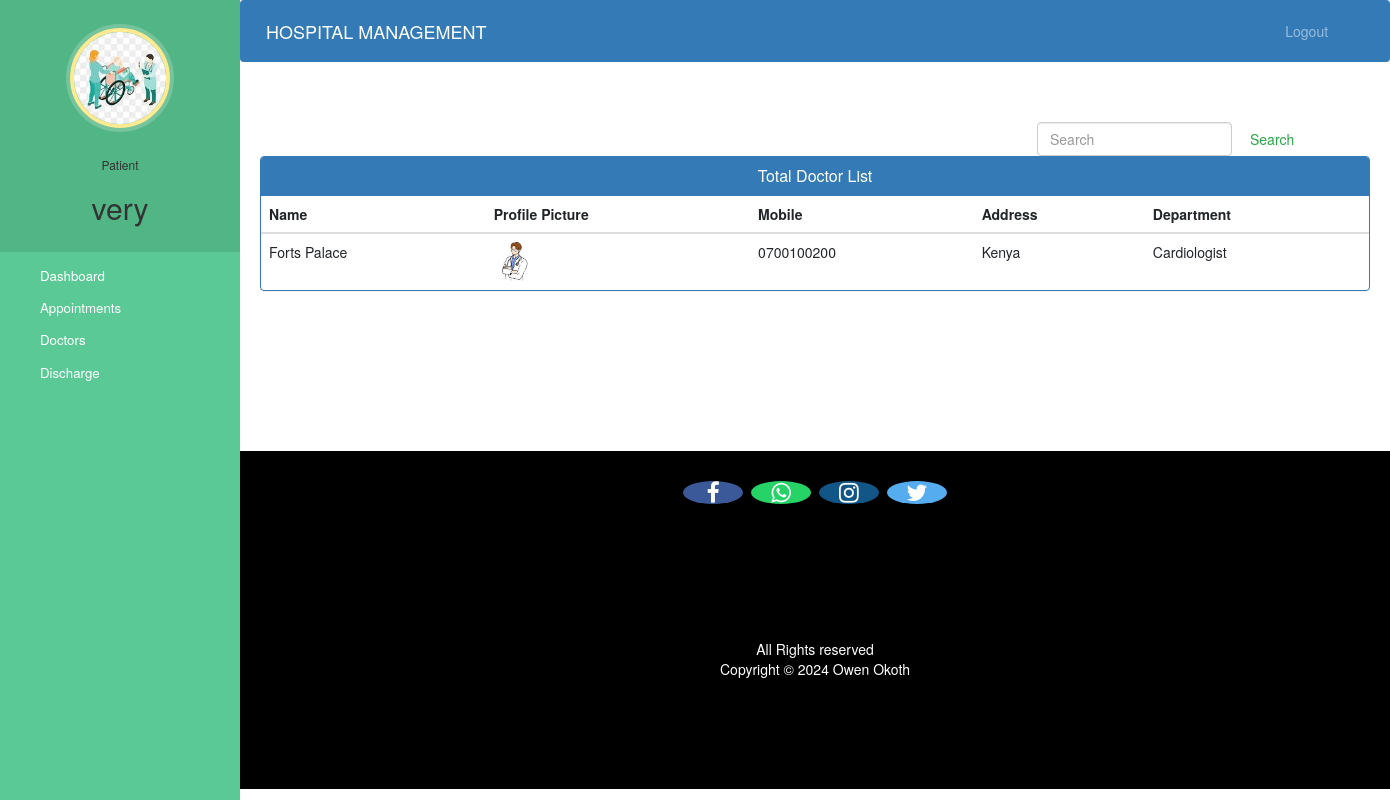
/patient-view-doctor (signed in), run on an earlier commit of the app's database.
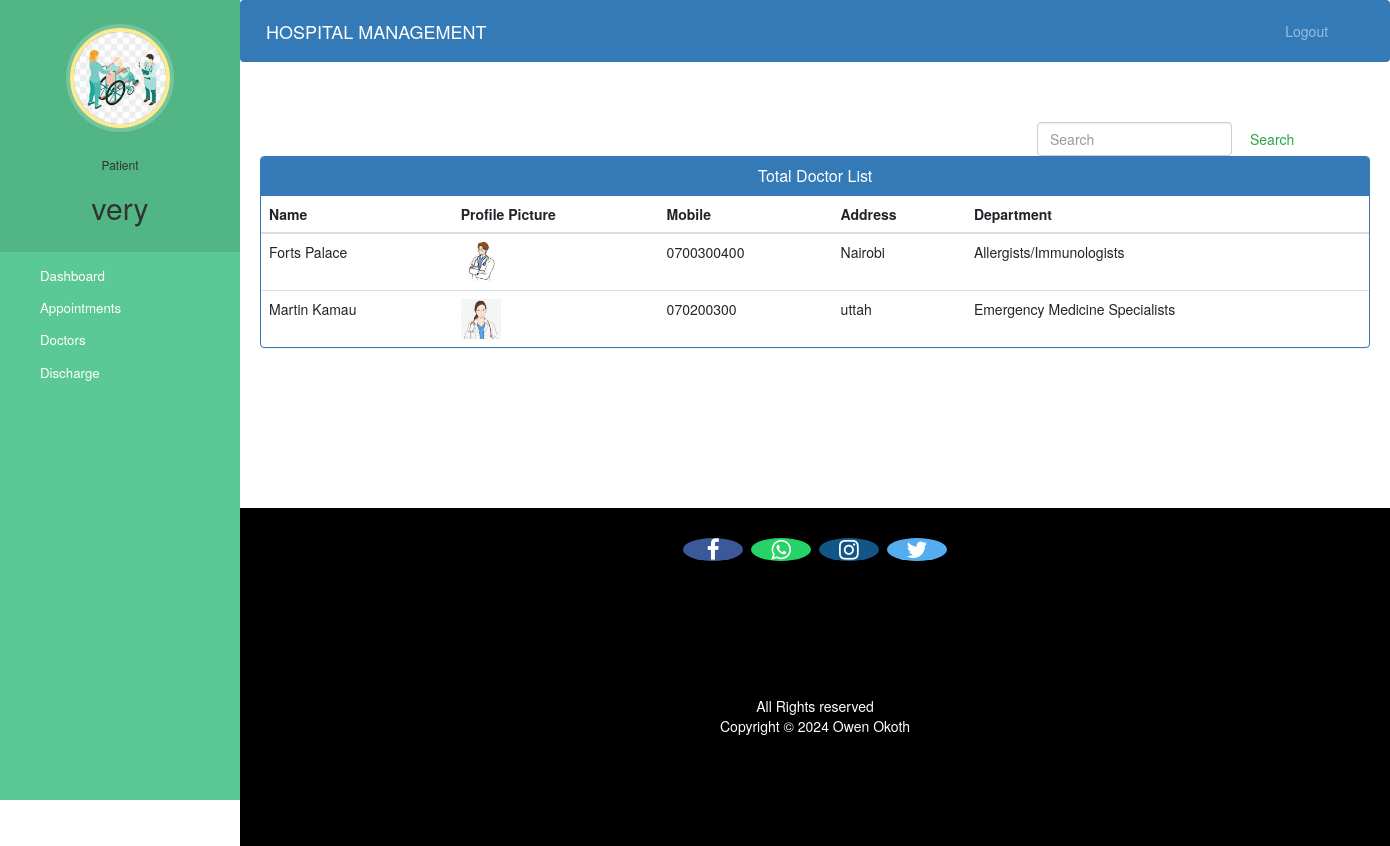
And on a later commit of the database.
### hospital/models.py (models this page shows, shortened)
class Patient(models.Model):
    user=models.OneToOneField(User,on_delete=models.CASCADE)
    profile_pic= models.ImageField(upload_to='profile_pic/PatientProfilePic/',null=True,blank=True)
    address = models.CharField(max_length=40)
    mobile = models.CharField(max_length=20,null=False)
    symptoms = models.CharField(max_length=100,null=False)
    assignedDoctorId = models.PositiveIntegerField(null=True)
    admitDate=models.DateField(auto_now=True)
    status=models.BooleanField(default=False)

class Doctor(models.Model):
    user=models.OneToOneField(User,on_delete=models.CASCADE)
    profile_pic= models.ImageField(upload_to='profile_pic/DoctorProfilePic/',null=True,blank=True)
    address = models.CharField(max_length=40)
    mobile = models.CharField(max_length=20,null=True)
    department= models.CharField(max_length=50,choices=departments,default='Cardiologist')
    status=models.BooleanField(default=False)
    @property
    def get_name(self):
        return self.user.first_name+" "+self.user.last_name

### hospital/views.py (the view)
# urls.py: path('patient-view-doctor', views.patient_view_doctor_view,name='patient-view-doctor'),
def patient_view_doctor_view(request):
    doctors=models.Doctor.objects.all().filter(status=True)
    patient=models.Patient.objects.get(user_id=request.user.id) #for profile picture of patient in sidebar
    return render(request,'hospital/patient_view_doctor.html',{'patient':patient,'doctors':doctors})

### templates/hospital/patient_view_doctor.html (shortened to what this page needs)
{% extends 'hospital/patient_base.html' %}
{% block content %}
{%load static%}
<head>
  <link href="//netdna.bootstrapcdn.com/bootstrap/3.0.0/css/bootstrap.min.css" rel="stylesheet" id="bootstrap-css">
</head>
<div class="container">
    <form  action="/searchdoctor" method="get" style="margin-left:70%;" class="form-inline my-2 my-lg-0">
      <input class="form-control mr-sm-2" type="search" placeholder="Search" name="query" id="query" aria-label="Search">
      <button class="btn btn-outline-success my-2 my-sm-0" type="submit">Search</button>
    </form>
  {% if doctors %}
  <div class="panel panel-primary">
    <div class="panel-heading">
      <h6 class="panel-title"> Total Doctor List</h6>
    </div>
    <table class="table table-hover" id="dev-table">
        <thead>
          <tr>
            <th>Name</th>
            <th>Profile Picture</th>
            <th>Mobile</th>
            <th>Address</th>
            <th>Department</th>
          </tr>
        </thead>
        {% for d in doctors %}
        <tr>
          <td> {{d.get_name}}</td>
          <td> <img src="{% static d.profile_pic.url %}" alt="Profile Pic" height="40px" width="40px" /></td>
          <td>{{d.mobile}}</td>
          <td>{{d.address}}</td>
          <td>{{d.department}}</td>
        </tr>
        {% endfor %}
      </table>
  </div>
  {%else%}
  <br><br><br>
  <h4 style="text-align: center;color: red;">No Doctor Found !!!</h4>
  {% endif %}
</div>
{% endblock content %}

### templates/hospital/patient_base.html (shortened to what this page needs)
<!DOCTYPE html>
{% load static %}
<html lang="en">
<head>
  <link rel="stylesheet" href="https://stackpath.bootstrapcdn.com/bootstrap/4.3.1/css/bootstrap.min.css">
  <link rel="stylesheet" href="https://maxcdn.bootstrapcdn.com/font-awesome/4.7.0/css/font-awesome.min.css">
</head>
<body>
  <nav class="menu" tabindex="0">
    <header class="avatar">
      <img src="{% static patient.profile_pic.url %}" alt="Profile Pic" />
      <br><br>
      <h6>Patient</h6>
      <h2>{{request.user.first_name}}</h2>
    </header>
    <ul>
      <li tabindex="0" class="icon-dashboard"> <a style="color:white; text-decoration:none;" href="/patient-dashboard"><span>Dashboard</span></a> </li>
      <li tabindex="0" class="icon-calendar"> <a style="color:white; text-decoration:none;" href="/patient-appointment"><span>Appointments</span></a></li>
      <li tabindex="0" class="icon-users"> <a style="color:white; text-decoration:none;" href="/patient-view-doctor"><span>Doctors</span></a></li>
      <li tabindex="0" class="icon-users"> <a style="color:white; text-decoration:none;" href="/patient-discharge"><span>Discharge</span></a></li>
    </ul>
  </nav>
  <main>
    <div class="bs-example">
      <nav class="navbar navbar-expand-md  navbar-dark fixed-top" style="background:#337AB7;">
        <a href="/patient-dashboard" class="navbar-brand">HOSPITAL MANAGEMENT</a>
        <div class="collapse navbar-collapse justify-content-between" id="navbarCollapse">
          <div class="navbar-nav" style=" margin-left: 90%;">
            <a href="/logout" class="nav-item nav-link">Logout</a>
          </div>
        </div>
      </nav>
    </div>
    <br><br>
    {% block content %}
    {% endblock content %}
    <br><br><br><br><br><br><br>
    <footer>
      <p>
        <a href="#" class="fa fa-facebook"></a>
        <a href="#" class="fa fa-whatsapp"></a>
        <a href="#" class="fa fa-instagram"></a>
        <a href="#" class="fa fa-twitter"></a>
      </p>
      <br>
      <div class="container">
        <div class="row">
          <div class="col-md-12 col-sm-12">
            <div style="color:#ffffff;" class="wow fadeInUp footer-copyright">
              <p>All Rights reserved <br>
                Copyright &copy; 2024 Owen Okoth </p>
            </div>
          </div>
        </div>
      </div>
    </footer>
  </main>
</body>
</html>

### templates/hospital/patient_base.html (style rules this page uses)
a:link { text-decoration: none; }
a { color: white; }
footer { padding: 0px 0px 0px 0px; background-color: black; margin: 0px; }
.fa { font-size: 23px; width: 60px; text-align: center; text-decoration: none; margin: 5px 2px; border-radius: 50%; }
.fa-facebook { background: #3B5998; color: white; margin-top: 30px; }
.fa-whatsapp { background: #25d366; color: white; }
.fa-twitter { background: #55ACEE; color: white; }
.fa-instagram { background: #125688; color: white; }
p { text-align: center; }
body { padding-left: 240px; }
main { position: relative; height: 100vh; }
.menu { background: #5bc995; height: 100vh; width: 240px; position: fixed; top: 0px; left: 0; z-index: 5; outline: none; }
.menu .avatar { background: rgba(0, 0, 0, 0.1); padding: 2em 0.5em; text-align: center; }
.menu .avatar img { width: 100px; border-radius: 50%; overflow: hidden; border: 4px solid #ffea92; box-shadow: 0 0 0 4px rgba(255, 255, 255, 0.2); }
.menu .avatar h2 { font-weight: normal; margin-bottom: 0; }
.menu ul { list-style: none; padding: 0.5em 0; margin: 0; }
.menu ul li { padding: 0.5em 1em 0.5em 3em; font-size: 0.95em; font-weight: regular; background-repeat: no-repeat; background-position: left 15px center; background-size: auto 20px; transition: all 0.15s linear; cursor: pointer; }
.menu ul li.icon-dashboard { background-image: url("http://www.entypo.com/images//gauge.svg"); }
.menu ul li.icon-users { background-image: url("http://www.entypo.com/images//users.svg"); }
.menu ul li.icon-calendar { background-image: url("http://www.entypo.com/images//calendar.svg"); }

### templates/hospital/patient_view_doctor.html (style rules this page uses)
a:link { text-decoration: none; }
h6 { text-align: center; }
.row { margin: 100px; }

What changed in the data, as far as the page shows it:
changed Doctor "Forts Palace": mobile "0700100200" → "0700300400"; address "Kenya" → "Nairobi"; department "Cardiologist" → "Allergists/Immunologists"
added Doctor: get_name "Martin Kamau", profile_pic (picture), mobile "070200300", address "uttah", department "Emergency Medicine Specialists"
